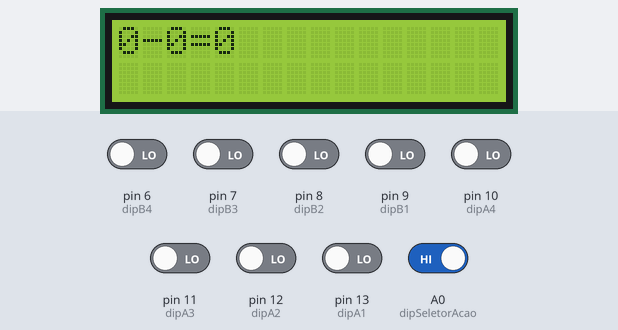
The sketch below on a simulated Arduino Uno, built with avr-gcc and run on an emulated ATmega328P. On the bench: 16×2 character LCD. The inputs (shaded band) are chosen by the test bench; at power-on: A0 (dipSeletorAcao) HIGH, pin 6 (dipB4), pin 7 (dipB3), pin 8 (dipB2), pin 9 (dipB1), pin 10 (dipA4), pin 11 (dipA3), pin 12 (dipA2), pin 13 (dipA1) LOW.

Above: at 1.2 s.
1.3 s: A0 (dipSeletorAcao) driven LOW
2.8 s: pin 6 (dipB4) driven HIGH
At 3.8 s:
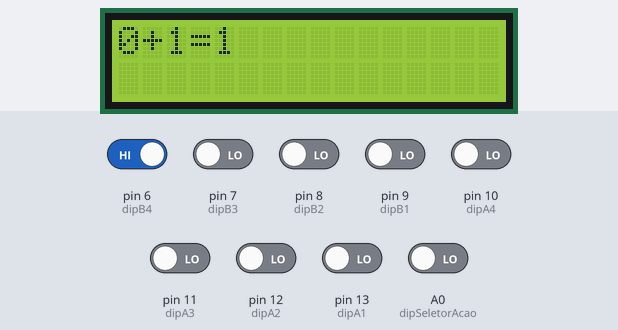
4.3 s: pin 7 (dipB3) driven HIGH
At 5.0 s:
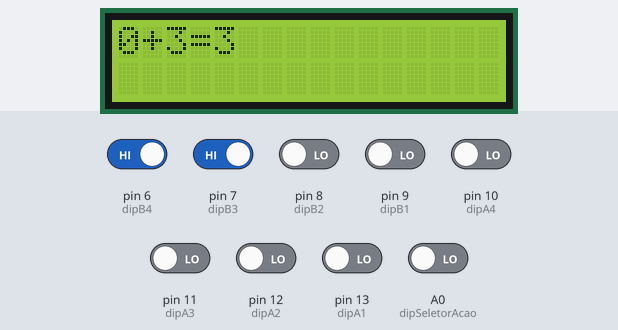
5.8 s: pin 8 (dipB2) driven HIGH
At 6.1 s:
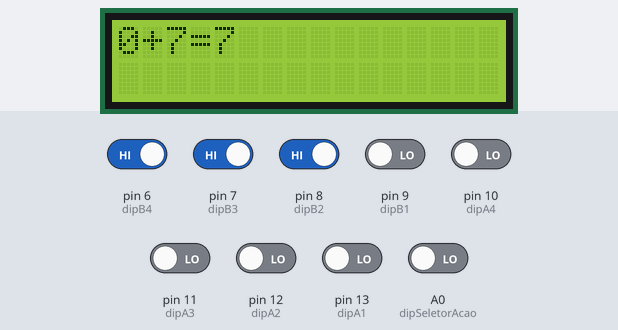
7.3 s: pin 9 (dipB1) driven HIGH
At 8.5 s:
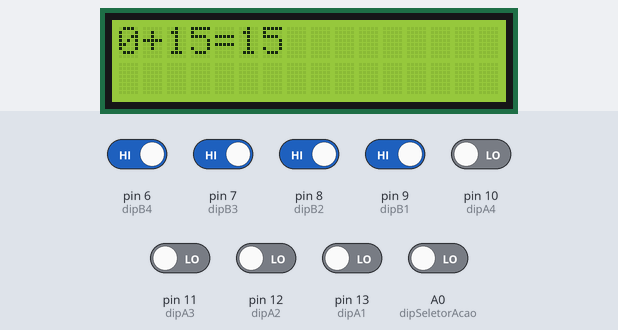
8.8 s: pin 10 (dipA4) driven HIGH
At 9.6 s:
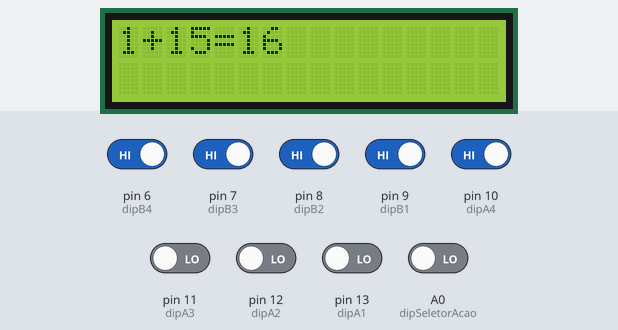
Timing chart, 0 to 11.3 s (numbered marks = the images above; inputs shaded):
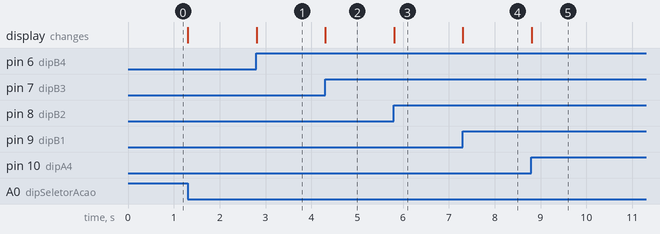

The sketch:

somador-subtrador.ino
```cpp
#include <LiquidCrystal.h>

#define dipA1 13
#define dipA2 12
#define dipA3 11
#define dipA4 10

#define dipB1 9
#define dipB2 8
#define dipB3 7
#define dipB4 6

#define dipSeletorAcao A0

LiquidCrystal lcd(5, 4, 3, 2, 1, 0);

int num1Anterior = 0, num2Anterior = 0;
int num1 = 0, num2 = 0;
char operacao, operacaoAnterior;
int resultado = 0;

void setup() {
  lcd.begin(16, 2);

  pinMode(dipA1, INPUT);
  pinMode(dipA2, INPUT);
  pinMode(dipA3, INPUT);
  pinMode(dipA4, INPUT);

  pinMode(dipB1, INPUT);
  pinMode(dipB2, INPUT);
  pinMode(dipB3, INPUT);
  pinMode(dipB4, INPUT);

  pinMode(dipSeletorAcao, INPUT);
}

void loop() {
  int seletorAcao = digitalRead(dipSeletorAcao);
  if(seletorAcao == 0){
  	operacao = '+';
  } else {
    operacao = '-';
  }

  if(operacao != operacaoAnterior){
    operacaoAnterior = operacao;
  	lcd.clear();
  }

  num1 = getPrimeiroNum();
  num2 = getSegundoNum();

  if(num1Anterior != num1){
    num1Anterior = num1;

    lcd.clear();
  }

  if(num2Anterior != num2){
    num2Anterior = num2;

    lcd.clear();
  }

  resultado = resultadoOperacao(num1, num2, operacao);

  lcd.setCursor(0, 0);
  lcd.print(num1);
  lcd.print(operacao);
  lcd.print(num2);
  lcd.print('=');
  lcd.print(resultado);
}

int resultadoOperacao(int num1, int num2, char operacao) {
  if(operacao == '+'){
  	return num1+num2;
  } else {
    return num1-num2;
  }

}

int getPrimeiroNum() {
  int num1[3];

  num1[0] = digitalRead(dipA1);
  num1[1] = digitalRead(dipA2);
  num1[2] = digitalRead(dipA3);
  num1[3] = digitalRead(dipA4);

  return binToDecimal(num1);
}

int getSegundoNum() {
  int num2[3];

  num2[0] = digitalRead(dipB1);
  num2[1] = digitalRead(dipB2);
  num2[2] = digitalRead(dipB3);
  num2[3] = digitalRead(dipB4);

  return binToDecimal(num2);
}

int binToDecimal(int arr[]) {
  int valor = 0;
  for (int i=0; i< 4; i++)
  {
    valor *= 2;
    if (arr[i] == 1){
      valor++;
    }
  }
  Serial.println("-----");
  Serial.println(valor);

  return valor;
}

 
```

Measured:
- after the input at 2.8 s, the display: changes at once (image 1)
- after the input at 4.3 s, the display: changes at once (image 2)
- after the input at 5.8 s, the display: changes at once (image 3)
- after the input at 7.3 s, the display: changes at once (image 4)
- after the input at 8.8 s, the display: changes at once (image 5)
